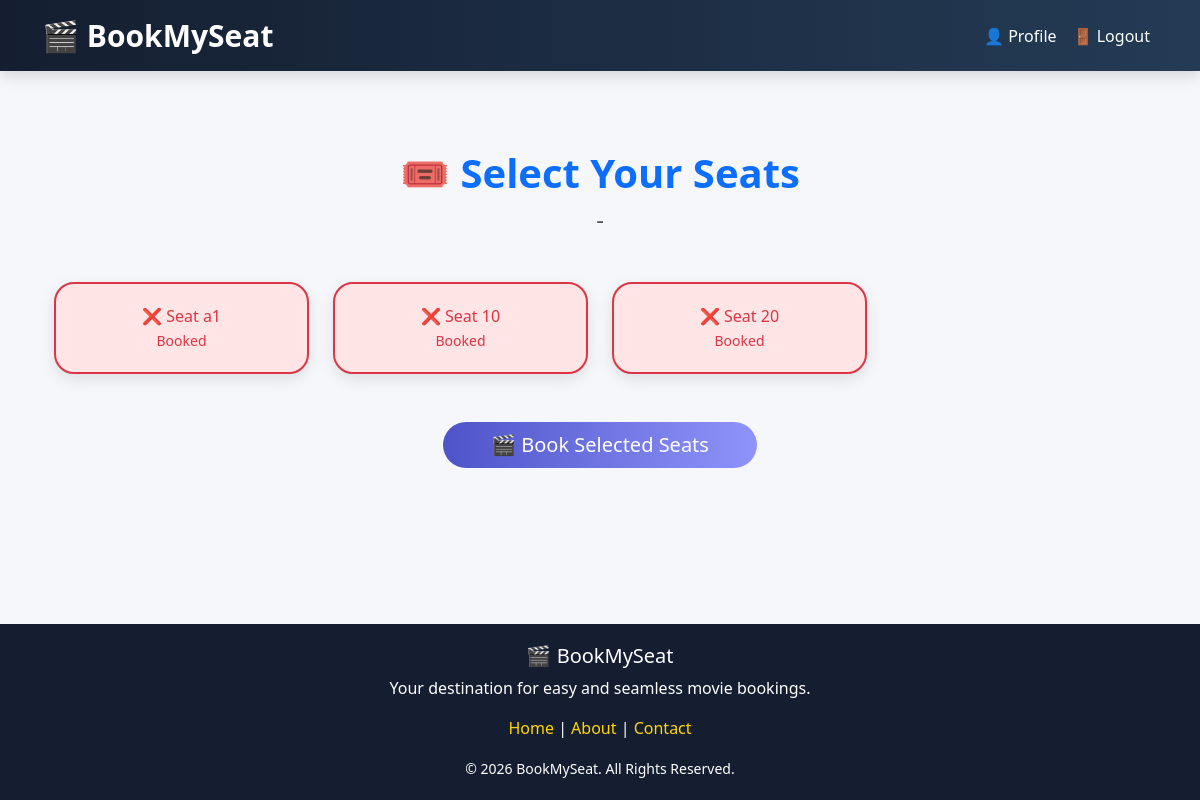
Screenshot of /movies/theatre/1/seats/book/ (signed in) with the database file from the repository.
### movies/models.py (models this page shows, shortened)
class Seat(models.Model):
    theatre=models.ForeignKey(Theatre,on_delete=models.CASCADE,related_name='seats')
    seat_no=models.CharField(max_length=20)
    is_booked= models.BooleanField( default=False )

### movies/views.py (the view, shortened to what this page needs)
# urls.py: path('theatre/<int:theatre_id>/seats/book/',views.book_seats,name='book_seats'),
@login_required(login_url='/login/')
def book_seats(request,theatre_id):
    theatres=get_object_or_404(Theatre,id=theatre_id )
    seats=Seat.objects.filter(theatre=theatres)
    return render(request,'movies/seat_selection.html',{'theatres':theatres,'seats':seats})

### templates/movies/seat_selection.html (shortened to what this page needs)
{% extends "users/basic.html" %}
{% block content %}
<div class="container py-5">
    <div class="text-center mb-5">
        <h1 class="fw-bold text-primary">
            🎟 Select Your Seats
        </h1>
        <h4 class="text-muted">
            {{ theatre.name }} - {{ theatre.movie.name }}
        </h4>
    </div>
    <form method="POST">
        <div class="row">
            {% for seat in seats %}
            <div class="col-md-3 col-sm-4 col-6 mb-4">
                <div class="seat-card">
                    {% if seat.is_booked %}
                        <div class="booked-seat">
                            ❌ Seat {{ seat.seat_no }}
                            <br>
                            <small>Booked</small>
                        </div>
                    {% endif %}
                </div>
            </div>
            {% endfor %}
        </div>
        <div class="text-center mt-4">
            <button class="btn btn-lg btn-primary px-5 rounded-pill">
                🎬 Book Selected Seats
            </button>
        </div>
    </form>
</div>
{% endblock %}

### templates/users/basic.html (style rules this page uses)
body { background:#f5f7fb; min-height:100vh; display:flex; flex-direction:column; }

### templates/movies/seat_selection.html (style rules this page uses)
.seat-card { transition:.3s; }
.booked-seat { background:#ffe5e5; border:2px solid #dc3545; color:#dc3545; border-radius:20px; padding:20px; text-align:center; box-shadow:0 5px 15px rgba(0,0,0,.1); }
.btn-primary { border:none; background:linear-gradient(90deg,#4e54c8,#8f94fb); }

### rows the page displays
Seat: seat_no "a1"
Seat: seat_no "10"
Seat: seat_no "20"
